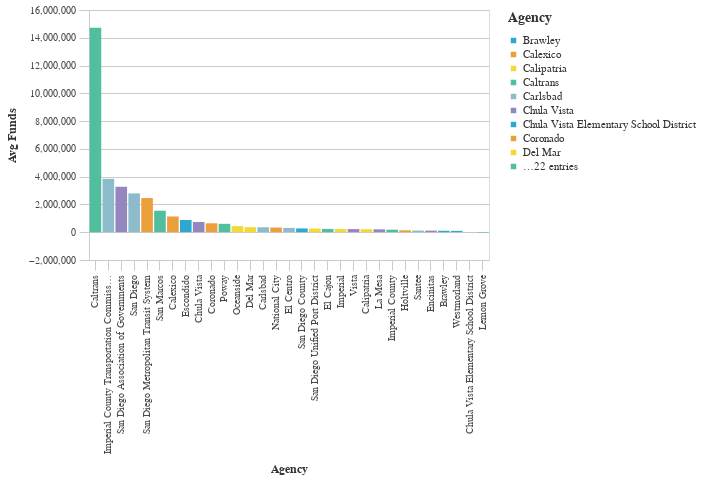

The cell this chart's notebook holds for it:
### Code cell
#Bar chart Bottom Average Total Requested Funds by Agency
avg_funds_bottom = (df>>group_by(_.primary_agency_name)>>summarize(avg_funds=_.adjusted_total_requested.mean())>>arrange(-_.avg_funds)).tail(50)

chart5=( _dla_utils_reports.basic_bar_chart_no_save((avg_funds_bottom.tail(40)), 'primary_agency_name','avg_funds', 'primary_agency_name', district))
    
display(HTML("<h4><strong>Lowest Average Total Funds by Agency ($2021)</strong></h4>"))
display(chart5)

### Figure 1 — Vega-Lite specification as saved in the notebook (floating-point values rounded to 4 significant figures)
{"config": {"view": {"continuousWidth": 400, "continuousHeight": 300}, "axis": {"domainColor": "#cbcbcb", "grid": true, "gridColor": "#cbcbcb", "gridWidth": 1, "labelColor": "#474747", "labelFont": "Nunito Sans", "labelFontSize": 10, "labelPadding": 4, "tickColor": "#cbcbcb", "tickSize": 10, "titleColor": "#333", "titleFont": "Raleway", "titleFontSize": 12, "titlePadding": 10}, "axisBand": {"grid": false}, "background": "white", "font": "Raleway", "header": {"labelFont": "Nunito Sans", "titleFont": "Raleway"}, "legend": {"labelColor": "#333", "labelFont": "Nunito Sans", "labelFontSize": 11, "labelLimit": 0, "padding": 1, "symbolSize": 30, "symbolType": "square", "titleColor": "#333", "titleFont": "Raleway", "titleFontSize": 14, "titlePadding": 10}, "title": {"anchor": "middle", "font": "Raleway", "fontSize": 18, "fontWeight": 300, "offset": 20}}, "data": {"name": "data-a52ec19301db9d2d2725ebf39845c904"}, "mark": "bar", "encoding": {"color": {"field": "primary_agency_name", "legend": {"symbolLimit": 10, "title": "Agency"}, "scale": {"range": ["#2EA8CE", "#EB9F3C", "#F4D837", "#51BF9D", "#8CBCCB", "#9487C0"]}, "type": "nominal"}, "tooltip": [{"field": "primary_agency_name", "type": "nominal"}, {"field": "avg_funds", "type": "quantitative"}], "x": {"field": "primary_agency_name", "sort": "-y", "title": "Agency", "type": "nominal"}, "y": {"field": "avg_funds", "title": "Avg Funds", "type": "quantitative"}}, "height": 250, "width": 400, "$schema": "https://vega.github.io/schema/vega-lite/v4.17.0.json", "datasets": {"data-a52ec19301db9d2d2725ebf39845c904": [{"primary_agency_name": "Caltrans", "avg_funds": 14720000.0}, {"primary_agency_name": "Imperial County Transportation Commission", "avg_funds": 3841000.0}, {"primary_agency_name": "San Diego Association of Governments", "avg_funds": 3273000.0}, {"primary_agency_name": "San Diego", "avg_funds": 2795000.0}, {"primary_agency_name": "San Diego Metropolitan Transit System", "avg_funds": 2461000.0}, {"primary_agency_name": "San Marcos", "avg_funds": 1549000.0}, {"primary_agency_name": "Calexico", "avg_funds": 1134000.0}, {"primary_agency_name": "Escondido", "avg_funds": 881300.0}, {"primary_agency_name": "Chula Vista", "avg_funds": 734300.0}, {"primary_agency_name": "Coronado", "avg_funds": 643600.0}, {"primary_agency_name": "Poway", "avg_funds": 603400.0}, {"primary_agency_name": "Oceanside", "avg_funds": 435700.0}, {"primary_agency_name": "Del Mar", "avg_funds": 359900.0}, {"primary_agency_name": "Carlsbad", "avg_funds": 358800.0}, {"primary_agency_name": "National City", "avg_funds": 336300.0}, {"primary_agency_name": "El Centro", "avg_funds": 310600.0}, {"primary_agency_name": "San Diego County", "avg_funds": 273200.0}, {"primary_agency_name": "San Diego Unified Port District", "avg_funds": 262000.0}, {"primary_agency_name": "El Cajon", "avg_funds": 236700.0}, {"primary_agency_name": "Imperial", "avg_funds": 228400.0}, {"primary_agency_name": "Vista", "avg_funds": 225200.0}, {"primary_agency_name": "Calipatria", "avg_funds": 219700.0}, {"primary_agency_name": "La Mesa", "avg_funds": 208200.0}, {"primary_agency_name": "Imperial County", "avg_funds": 182200.0}, {"primary_agency_name": "Holtville", "avg_funds": 137400.0}, {"primary_agency_name": "Santee", "avg_funds": 121400.0}, {"primary_agency_name": "Encinitas", "avg_funds": 115100.0}, {"primary_agency_name": "Brawley", "avg_funds": 103500.0}, {"primary_agency_name": "Westmorland", "avg_funds": 97410.0}, {"primary_agency_name": "Chula Vista Elementary School District", "avg_funds": -3548.0}, {"primary_agency_name": "Lemon Grove", "avg_funds": -26030.0}]}}
